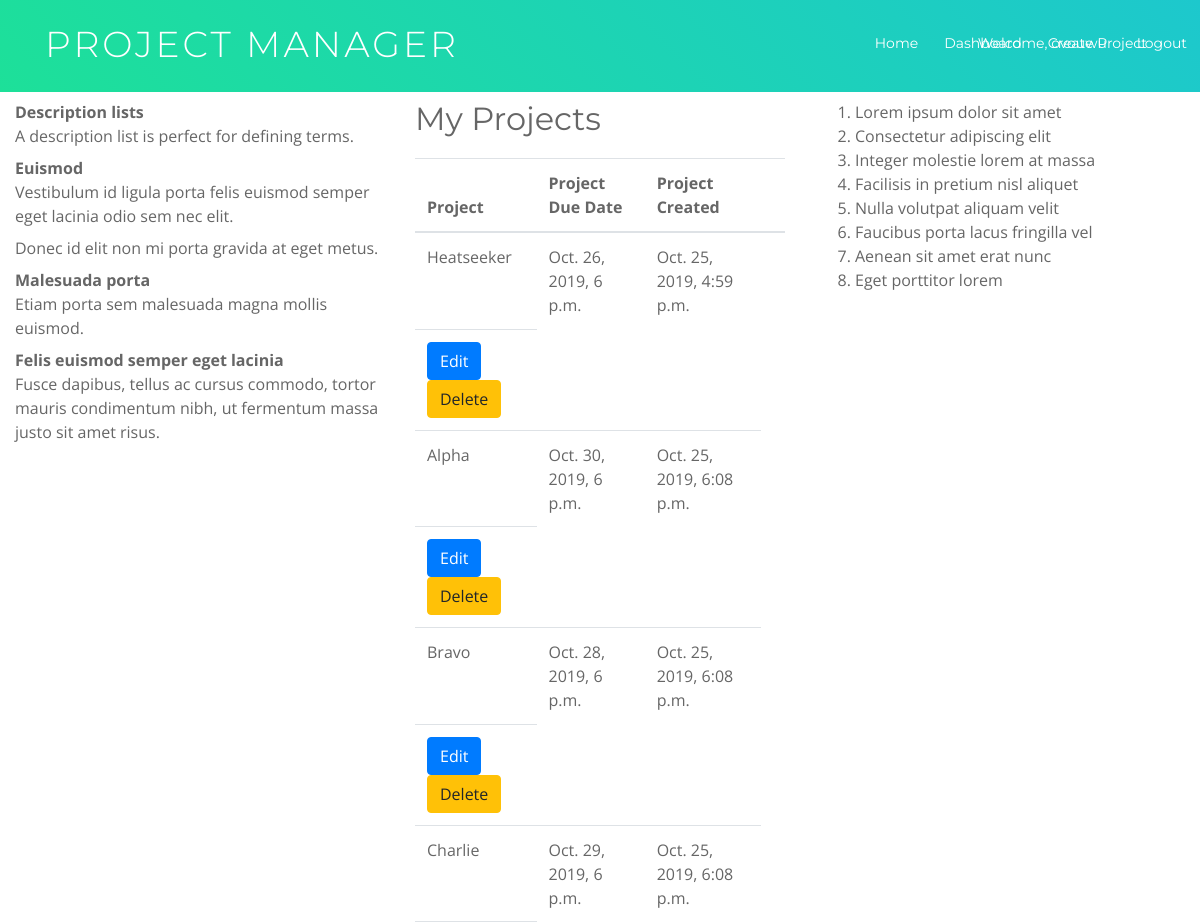
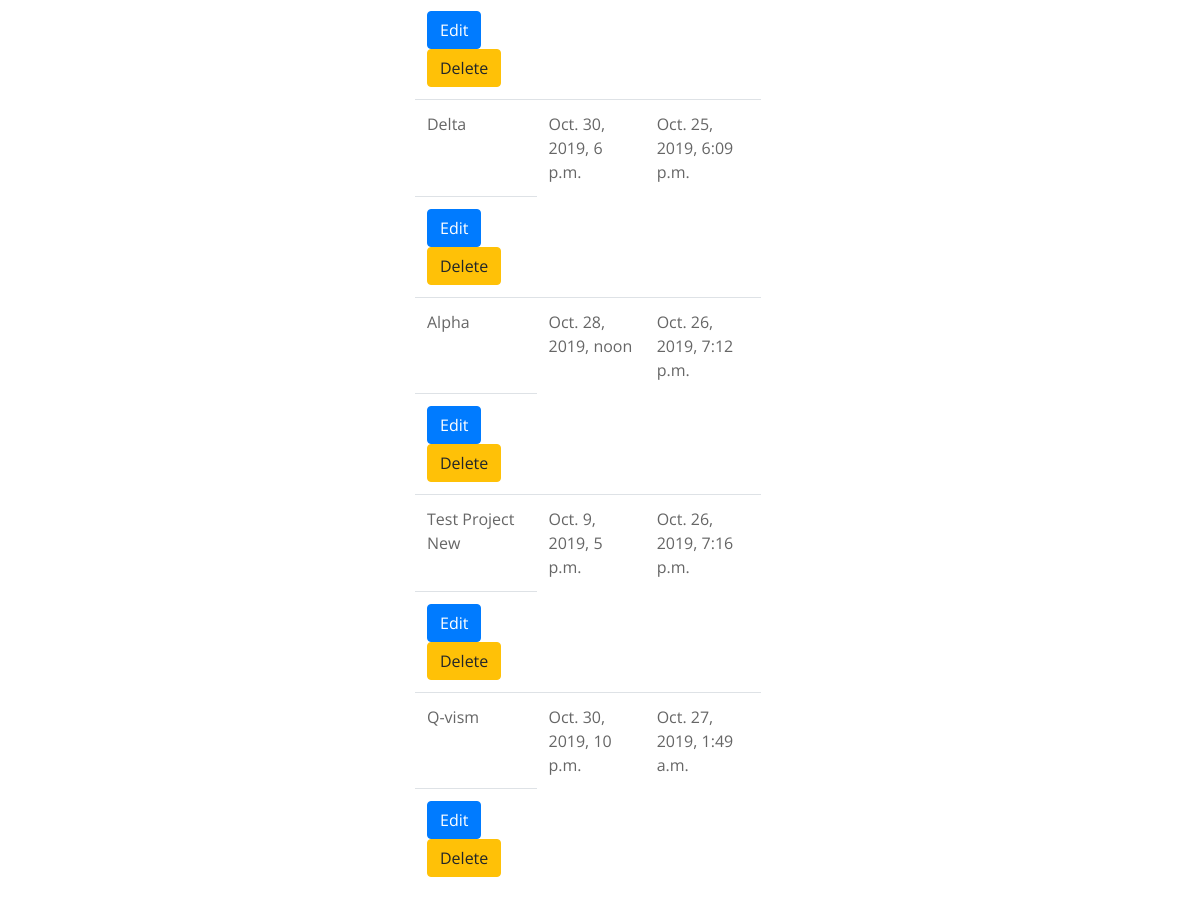
Page /project_manager/dashboard/ (signed in) on the committed database (2 pictures, top to bottom).
### project_manager/models.py (models this page shows, shortened)
class Project(models.Model):
    projectname = models.CharField("Project Name", max_length=200)
    projdesc = models.CharField("Project Description", max_length=500)
    projectid = models.AutoField(primary_key=True)
    projstatus = models.BooleanField("Project Status", default=False)
    project_deadline = models.DateTimeField(auto_now=False, auto_now_add=False, null=False)
    proj_created_at = models.DateTimeField(auto_now_add=True)
    project_tasks = models.ForeignKey(Task, on_delete=models.CASCADE, default=1)

### project_manager/views.py (the view)
# urls.py: path('dashboard/', views.ProjectList.as_view(), name='dashboard'),
class ProjectList(LoginRequiredMixin,ListView):
	model = Project
	context_object_name = 'projects_list'
	template_name = 'dashboard.html'
	def get_context_data(self, **kwargs):
		context = super().get_context_data(**kwargs)
		context['project_list'] = Project.objects.all()
		return context

### project_manager/templates/dashboard.html (shortened to what this page needs)
{% load static %}
<!DOCTYPE html>
<html lang="en">
<head>
	<link href="{% static 'lib/bootstrap/css/bootstrap.min.css' %}" rel="stylesheet">
	<link href="{% static 'lib/animate/animate.min.css' %}" rel="stylesheet">
	<link href="{% static 'lib/ionicons/css/ionicons.min.css' %}" rel="stylesheet">
	<link href="{% static 'lib/magnific-popup/magnific-popup.css' %}" rel="stylesheet">
	<link href="{% static 'css/style.css' %}" rel="stylesheet">
</head>
<body>
	<header id="header" style="background: linear-gradient(45deg, #1de099, #1dc8cd)">
		<div class="container">
			<div id="logo" class="pull-left">
				<h1><a href="#intro" class="scrollto">Project Manager</a></h1>
			</div>
			<nav id="nav-menu-container">
				<ul class="nav-menu">
					<li class="menu-active"><a href="{% url 'index' %}">Home</a></li>
					<li><a href="{% url 'dashboard' %}">Dashboard</a></li>
					<li><a href="{% url 'project-create' %}">Create Project</a></li>
					{% if user.is_authenticated %}
					<li style="position: absolute; right: 85px;"><a href="%">Welcome, {{ user.get_username }}</a></li>
					<li style="position: absolute; right: 5px;"><a
							href="{% url 'logout'%}?next={{request.path}}">Logout</a></li>
					{% endif %}
				</ul>
			</nav>
		</div>
	</header>
	<div class="container-fluid" style="margin-top: 100px">
		<div class="row">
			<div class="col-md-4">
				<dl>
					<dt>
						Description lists
					</dt>
					<dd>
						A description list is perfect for defining terms.
					</dd>
					<dt>
						Euismod
					</dt>
					<dd>
						Vestibulum id ligula porta felis euismod semper eget lacinia odio sem nec elit.
					</dd>
					<dd>
						Donec id elit non mi porta gravida at eget metus.
					</dd>
					<dt>
						Malesuada porta
					</dt>
					<dd>
						Etiam porta sem malesuada magna mollis euismod.
					</dd>
					<dt>
						Felis euismod semper eget lacinia
					</dt>
					<dd>
						Fusce dapibus, tellus ac cursus commodo, tortor mauris condimentum nibh, ut fermentum massa
						justo sit amet risus.
					</dd>
				</dl>
			</div>
			<div class="col-md-4">
				<h2>My Projects</h2>
				<table class="table table-responsive table-hover">
					<thead>
						<tr>
							<th>
								Project
							</th>
							<th>
								Project Due Date
							</th>
							<th>
								Project Created
							</th>
							<th>
							</th>
						</tr>
					</thead>
					<tbody>
						{% for project in project_list %}
						<tr class="clickable">
							<td>
								{{ project.projectname }}
							</td>
							<td>
								{{ project.project_deadline }}
							</td>
							<td>
								{{ project.proj_created_at }}
							</td>
						</tr>
						<tr>
							<td>
								<button type="button" class="btn btn-primary">Edit</button>
								<button type="button" class="btn btn-warning">Delete</button>
							</td>
						</tr>
						{% endfor %}
					</tbody>
				</table>
			</div>
			<div class="col-md-4">
				<ol>
					<li class="list-item">
						Lorem ipsum dolor sit amet
					</li>
					<li class="list-item">
						Consectetur adipiscing elit
					</li>
					<li class="list-item">
						Integer molestie lorem at massa
					</li>
					<li class="list-item">
						Facilisis in pretium nisl aliquet
					</li>
					<li class="list-item">
						Nulla volutpat aliquam velit
					</li>
					<li class="list-item">
						Faucibus porta lacus fringilla vel
					</li>
					<li class="list-item">
						Aenean sit amet erat nunc
					</li>
					<li class="list-item">
						Eget porttitor lorem
					</li>
				</ol>
			</div>
		</div>
	</div>
</body>
</html>

### project_manager/static/css/style.css (style rules this page uses)
body { background: #fff; color: #666666; font-family: "Open Sans", sans-serif; overflow-x: hidden; }
a { color: #1dc8cd; transition: 0.5s; }
h1, h2, h3, h4, h5, h6 { font-family: "Montserrat", sans-serif; font-weight: 400; margin: 0 0 20px 0; padding: 0; }
#header { padding: 30px 0; height: 92px; position: fixed; left: 0; top: 0; right: 0; transition: all 0.5s; z-index: 997; }
#header #logo { float: left; }
#header #logo h1 { font-size: 36px; margin: -4px 0 0 0; padding: 0; line-height: 1; display: inline-block; font-family: "Montserrat", sans-serif; font-weight: 300; letter-spacing: 3px; text-transform: uppercase; }
#header #logo h1 a, #header #logo h1 a:hover { color: #fff; }
.nav-menu, .nav-menu * { margin: 0; padding: 0; list-style: none; }
.nav-menu li { position: relative; white-space: nowrap; }
.nav-menu>li { float: left; }
#nav-menu-container { float: right; margin: 0; }
.nav-menu a { padding: 0 8px 10px 8px; text-decoration: none; display: inline-block; color: #fff; font-family: "Montserrat", sans-serif; font-weight: 400; font-size: 14px; outline: none; }
.nav-menu>li { margin-left: 10px; }
#mobile-nav { position: fixed; top: 0; padding-top: 18px; bottom: 0; z-index: 998; background: rgba(52, 59, 64, 0.9); left: -260px; width: 260px; overflow-y: auto; transition: 0.4s; }
#mobile-nav ul { padding: 0; margin: 0; list-style: none; }
#mobile-nav ul li { position: relative; }
#mobile-nav ul li a { color: #fff; font-size: 16px; overflow: hidden; padding: 10px 22px 10px 15px; position: relative; text-decoration: none; width: 100%; display: block; outline: none; }

### rows in the picture
Project: projectname "Heatseeker", project_deadline "Oct. 26, 2019, 6 p.m.", proj_created_at "Oct. 25, 2019, 4:59 p.m."
Project: projectname "Alpha", project_deadline "Oct. 30, 2019, 6 p.m.", proj_created_at "Oct. 25, 2019, 6:08 p.m."
Project: projectname "Bravo", project_deadline "Oct. 28, 2019, 6 p.m.", proj_created_at "Oct. 25, 2019, 6:08 p.m."
Project: projectname "Charlie", project_deadline "Oct. 29, 2019, 6 p.m.", proj_created_at "Oct. 25, 2019, 6:08 p.m."
Project: projectname "Delta", project_deadline "Oct. 30, 2019, 6 p.m.", proj_created_at "Oct. 25, 2019, 6:09 p.m."
Project: projectname "Alpha", project_deadline "Oct. 28, 2019, noon", proj_created_at "Oct. 26, 2019, 7:12 p.m."
Project: projectname "Test Project New", project_deadline "Oct. 9, 2019, 5 p.m.", proj_created_at "Oct. 26, 2019, 7:16 p.m."
Project: projectname "Q-vism", project_deadline "Oct. 30, 2019, 10 p.m.", proj_created_at "Oct. 27, 2019, 1:49 a.m."

### other values in the picture
{{ user.get_username }} "ovouwu"
